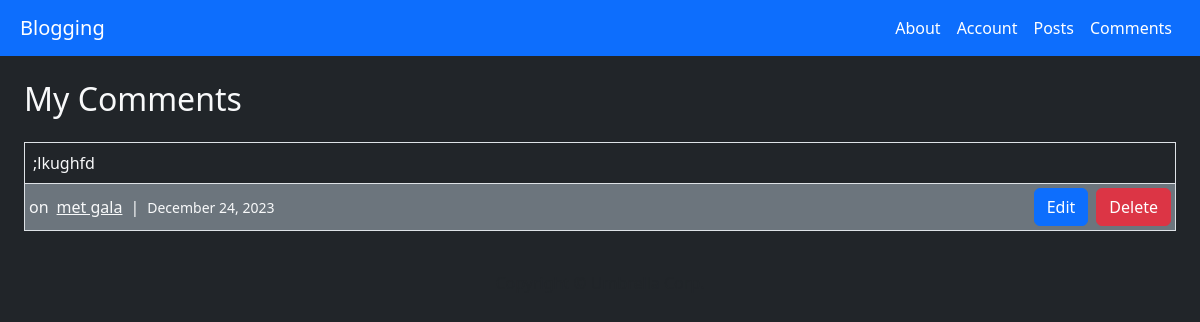
Page /comments (signed in) on the earlier database version.
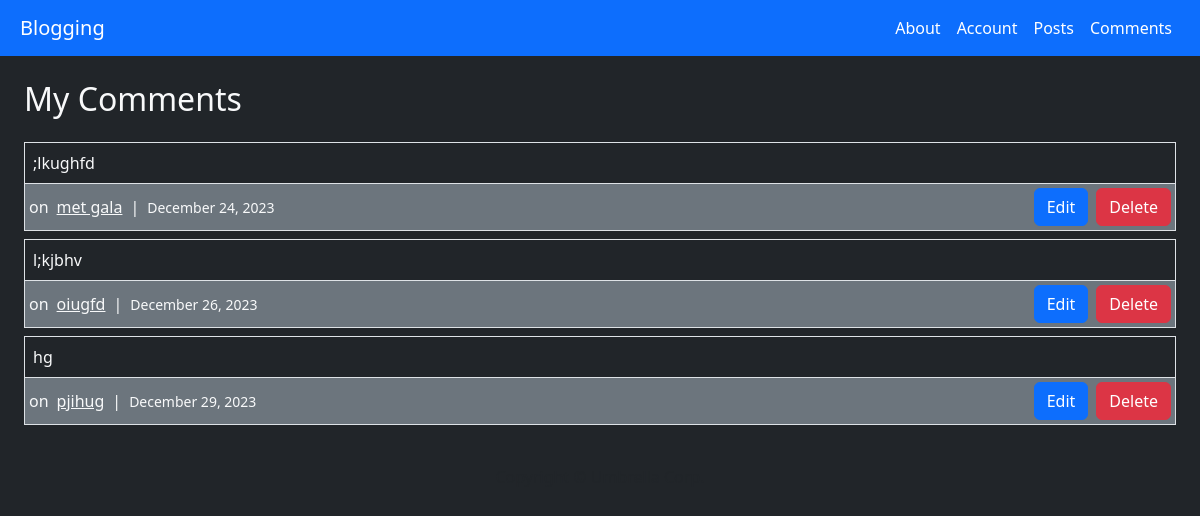
Same page on the later database version.
### blog/models.py (models this page shows, shortened)
class Comment(models.Model):
  commentor = models.ForeignKey(User, on_delete=models.CASCADE, related_name='comments',default=1)
  post = models.ForeignKey(Post,on_delete=models.CASCADE,related_name='comments',default=1)
  content = models.TextField(max_length=500)
  created_on = models.DateTimeField(auto_now_add=True)

class Post(models.Model):
  author = models.ForeignKey(User, on_delete=models.CASCADE, related_name='posts',default=1)
  categories = models.ManyToManyField(Category, related_name="posts")
  title = models.CharField(max_length=200, unique=True)
  content = models.TextField(max_length=2000)
  created_on = models.DateTimeField(auto_now_add=True)
  updated_on = models.DateTimeField(auto_now=True)
  published_on = models.DateTimeField(default=timezone.now)
  status = models.IntegerField(choices=STATUS, default=0)
  class Meta:
    ordering = ['-created_on']
  def __str__(self):
    return self.title

### blog/views.py (the view)
# urls.py: path('comments', views.display_comments, name='display_comments'),
@login_required
def display_comments(request):
  if request.method == 'GET':
    context = {
      "comments": Comment.objects.filter(commentor=request.user),
      "form": CommentDeleteForm(),
    }
    return render(request, 'comments/comments.html', context)

### blog/forms.py
class CommentDeleteForm(ModelForm):
  class Meta:
    model = Comment
    fields = []

### blog/templates/comments/comments.html
{% extends "base.html" %}
{% block content %}
  <h2 class="mb-4">My Comments</h2>
  {% include "comments/view_list.html" with comments=comments form=form show_user=False show_post=True %}
{% endblock content %}

### blog/templates/comments/view_detail.html (shortened to what this page needs)
{% block content %}
  <div class="media content-section mb-2 border">
    <div class="p-2">{{ comment.content }}</div>
    <div class="bg-secondary border-top p-1 d-flex gap-2 align-items-center">
      {% if show_post %}
        on <a class="link-light" href="{% url 'display_post' comment.post.id %}">{{ comment.post }}</a> |
      {% endif %}
      <small class="fw-light">{{ comment.created_on | date:"F d, Y" }}</small>
      {% if user.is_authenticated and user == comment.commentor %}
        <span class="d-flex gap-2 ms-auto">
          <a class="btn btn-primary" href="{% url 'edit_comment' pk=comment.id %}">Edit</a>
          <form class="form" method="POST" action="{% url 'delete_comment' pk=comment.id %}">
            <input class="btn btn-danger" type="submit" value="Delete" />
          </form>
        </span>
      {% endif %}
    </div>
  </div>
{% endblock content %}

Differences in the rows shown:
added Comment: content "l;kjbhv", post "oiugfd", created_on "December 26, 2023"
added Comment: content "hg", post "pjihug", created_on "December 29, 2023"
